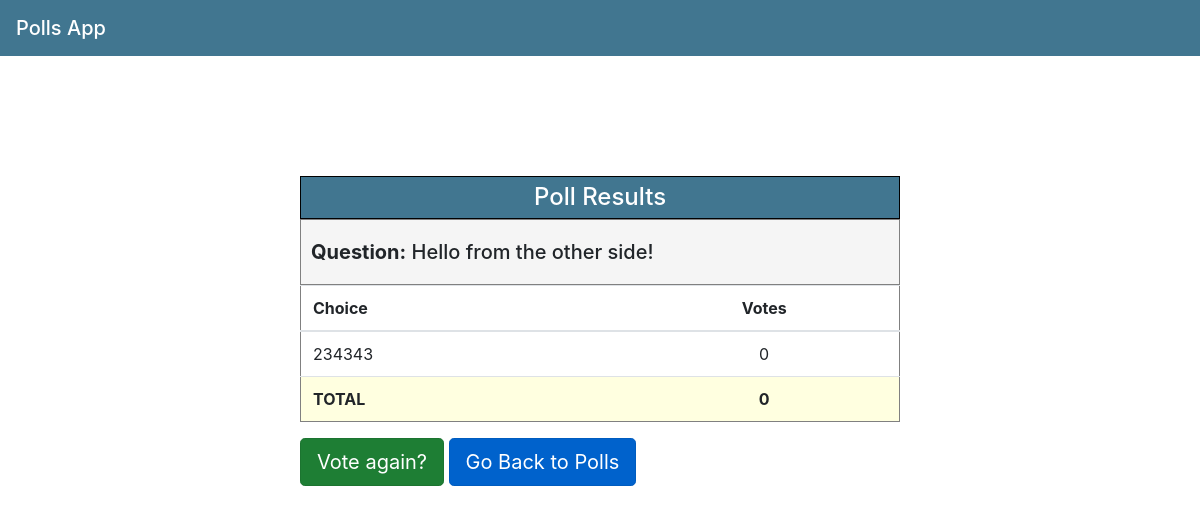
Screenshot of /polls/93/results/ with the database file from the repository.
### polls/models.py (models this page shows, shortened)
class Question(models.Model):
    question_text = models.CharField(max_length=200)
    pub_date = models.DateTimeField('date published')
    def get_total_votes(self):
        total_votes = 0
        for choice in self.choice_set.all():
            total_votes += choice.votes
        return total_votes

class Choice(models.Model):
    question = models.ForeignKey(Question, on_delete=models.CASCADE)
    choice_text = models.CharField(max_length=200)
    votes = models.IntegerField(default=0)

### polls/views.py (the view)
# urls.py: path('<int:pk>/results/', views.ResultsView.as_view(), name='results'),
class ResultsView(generic.DetailView):
    model = Question
    template_name = 'polls/results.html'

### polls/templates/polls/results.html
{% extends 'polls/base.html' %}
{% block content %}
    <div class="pollsContainer">
        <table class="table pollsTable">
             <thead>
                    <tr>
                        <h4 class = "listTitle">Poll Results</h4>
                    </tr>
                    <tr class="titleRow">
                        <h5 class="titleRow"><b>Question:</b> {{question.question_text}}</h5>
                    </tr>
                    <tr class="rowTable choiceRow">
                        <th scope="col">Choice</th>
                        <th class="votesCol" scope="col">Votes</th>
                    </tr>
             </thead>
             <tbody>
               {% for choice in question.choice_set.all %}
                    <tr class="choiceRow">
                        <td >{{ choice.choice_text }}</td>
                        <td class="votesCol"> {{ choice.votes }}</td>
                    </tr>
              {% endfor %}
               <tr class="totalsRow">
                   <td><b>TOTAL</b></td>
                   <td class="votesCol" ><b>{{ question.get_total_votes}}</b></td>
               </tr>
             </tbody>
        </table>
        <a class="btn btn-lg active btn-success" href="{% url 'polls:detail' question.id %}">Vote again?</a>
        <a class="btn btn-primary btn-lg active" href="{% url 'polls:index'%}">Go Back to Polls</a>
    </div>
{% endblock %}

### polls/static/polls/style.css (style rules this page uses)
.pollsContainer { width: 50%; margin:auto; margin-top: 10%; }
.listTitle { border: 1px black solid; padding: 6px; margin: 0%; background-color: #417690; color: white; text-align: center; }
.pollsTable { border: 1px gray solid; }
.totalsRow { background-color: #ffffe0; }
.votesCol { text-align: center; }
.choiceRow { margin: 3px; }
.titleRow { border-bottom: none; border-top: none; border: 1px gray solid; margin: 0%; padding: 20px; padding-left: 10px; background-color: #F5F5F5; }

### rows the page displays
Question: question_text "Hello from the other side!", get_total_votes "0"
Choice: choice_text "234343", votes "0"
